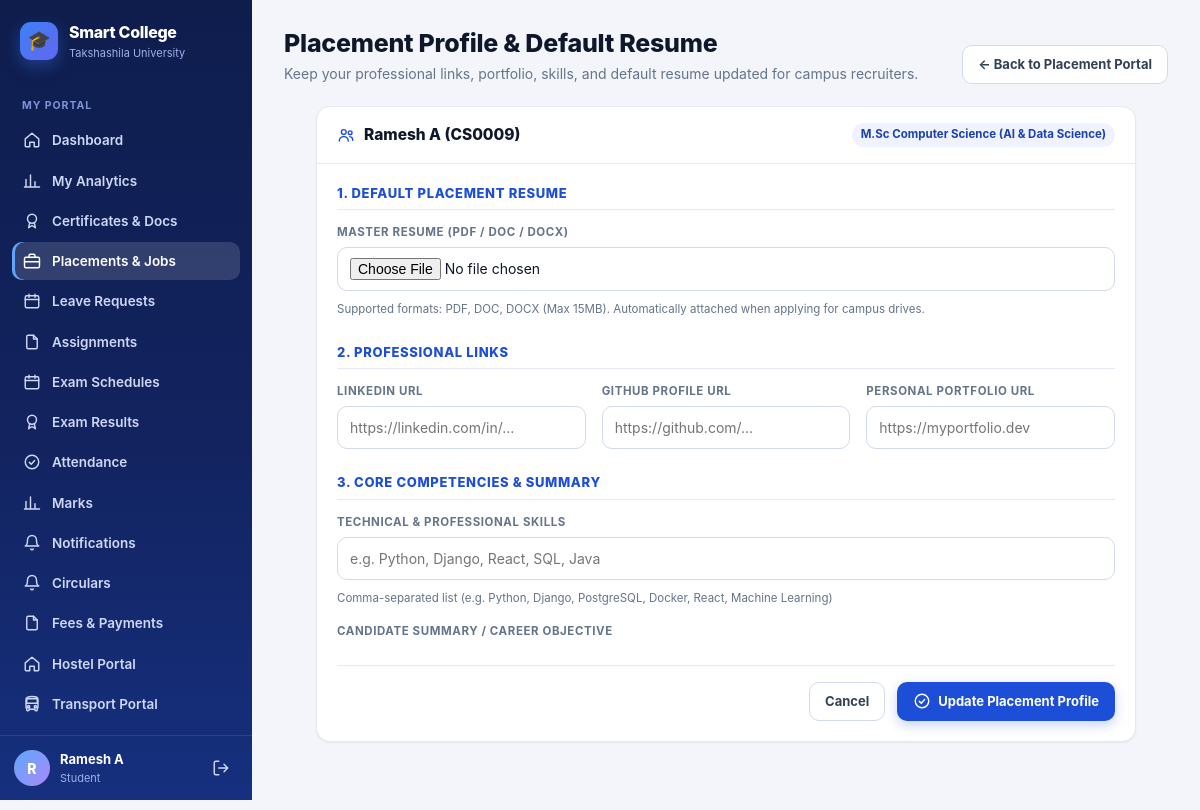
/placements/student/profile/ (signed in), run on the app's committed database.
### students/models.py (models this page shows, shortened)
class Student(models.Model):
    user = models.OneToOneField(
        User,
        on_delete=models.CASCADE,
        null=True,
        blank=True
    )
    name = models.CharField(max_length=100)
    roll_no = models.CharField(max_length=20, unique=True)
    sif_number = models.CharField(
        max_length=30,
        unique=True,
        null=True,
        blank=True,
        help_text="7-digit unique University SIF number (auto-generated if left blank)"
    )
    email = models.EmailField()
    department = models.ForeignKey(
        Department,
        on_delete=models.CASCADE
    )
    course = models.ForeignKey(
        Course,
        on_delete=models.SET_NULL,
        null=True,
        blank=True
    )
    year = models.IntegerField()
    is_approved = models.BooleanField(default=True)
    parent_name = models.CharField(max_length=100, blank=True)
    parent_phone = models.CharField(max_length=20, blank=True)
    phone = models.CharField(max_length=20, blank=True)
    admission_date = models.DateField(default=timezone.now)
    is_active = models.BooleanField(default=True)

class Course(models.Model):
    name = models.CharField(max_length=100)
    department = models.ForeignKey(
        Department,
        on_delete=models.CASCADE,
        related_name="courses"
    )

### placements/models.py (models this page shows, shortened)
class StudentPlacementProfile(models.Model):
    student = models.OneToOneField(
        "students.Student",
        on_delete=models.CASCADE,
        related_name="placement_profile",
    )
    default_resume = models.FileField(
        upload_to="placement_resumes/",
        blank=True,
        null=True,
        validators=[validate_resume_file],
    )
    linkedin_url = models.URLField(blank=True)
    github_url = models.URLField(blank=True)
    portfolio_url = models.URLField(blank=True)
    skills = models.CharField(max_length=300, blank=True, help_text="Comma-separated skills e.g. Python, SQL, React")
    bio = models.TextField(blank=True)
    cgpa_or_percentage = models.DecimalField(max_digits=5, decimal_places=2, null=True, blank=True)
    active_backlogs = models.PositiveIntegerField(default=0)
    created_at = models.DateTimeField(auto_now_add=True)
    updated_at = models.DateTimeField(auto_now=True)

### placements/views.py (the view)
# urls.py: path("student/profile/", views.student_profile_edit, name="student_placement_profile"),
@login_required(login_url="/accounts/login/")
def student_profile_edit(request):
    ctx_role = get_user_role(request.user)
    student = ctx_role["student"]
    if not student:
        return HttpResponseForbidden("Student access required.")
    profile, _ = StudentPlacementProfile.objects.get_or_create(student=student)
    if request.method == "POST":
        form = StudentPlacementProfileForm(request.POST, request.FILES, instance=profile)
        if form.is_valid():
            form.save()
            messages.success(request, "Placement profile and default resume updated successfully.")
            return redirect("student_placement_portal")
    else:
        form = StudentPlacementProfileForm(instance=profile)
    return render(request, "placements/profile_form.html", {"form": form, "student": student})

### accounts/context_processors.py (called while the page is built)
def _has_faculty(user):
    if not user or not user.is_authenticated:
        return False
    if Student.objects.filter(user=user).exists():
        return False
    return (
        Faculty.objects.filter(user=user).exists()
        or (bool(user.email) and Faculty.objects.filter(email=user.email).exists())
    )

### placements/views.py (called while the page is built)
def get_user_role(user):
    student = Student.objects.filter(user=user).select_related("course", "department").first()
    faculty = Faculty.objects.filter(user=user).first() or Faculty.objects.filter(email=user.email).first()
    is_admin = bool(user and (user.is_superuser or user.is_staff))
    if is_admin:
        role = "admin"
    elif student:
        role = "student"
    elif faculty:
        role = "faculty"
    else:
        role = "guest"
    return {
        "role": role,
        "student": student,
        "faculty": faculty,
        "is_officer": is_admin,
        "is_admin": is_admin,
    }

### placements/templates/placements/profile_form.html (shortened to what this page needs)
{% extends "base.html" %}
{% block page_title %}Placement Profile & Default Resume{% endblock %}
{% block page_sub %}Keep your professional links, portfolio, skills, and default resume updated for campus recruiters.{% endblock %}
{% block page_actions %}
    <a href="{% url 'student_placement_portal' %}" class="btn btn-ghost">
        ← Back to Placement Portal
    </a>
{% endblock %}
{% block content %}
<div style="max-width: 820px; margin: 0 auto;">
    <div class="card">
        <div class="card-head">
            <div class="card-title">
                <svg class="icon"><use href="#i-users"/></svg>
                <span>{{ student.name }} ({{ student.roll_no }})</span>
            </div>
            <span class="badge blue">{{ student.course.name }}</span>
        </div>
        <div class="card-body">
            <form method="post" enctype="multipart/form-data" novalidate>
                <div style="margin-bottom: 24px;">
                    <div style="font-size: 13px; font-weight: 800; color: var(--brand); letter-spacing: 0.05em; text-transform: uppercase; margin-bottom: 14px; border-bottom: 1px solid var(--line); padding-bottom: 6px;">
                        1. Default Placement Resume
                    </div>
                    <div class="field">
                        <label for="{{ form.default_resume.id_for_label }}">
                            Master Resume (PDF / DOC / DOCX)
                        </label>
                        {{ form.default_resume }}
                        <div class="muted" style="font-size: 11.5px; margin-top: 4px;">
                            Supported formats: PDF, DOC, DOCX (Max 15MB). Automatically attached when applying for campus drives.
                        </div>
                    </div>
                </div>
                <div style="margin-bottom: 24px;">
                    <div style="font-size: 13px; font-weight: 800; color: var(--brand); letter-spacing: 0.05em; text-transform: uppercase; margin-bottom: 14px; border-bottom: 1px solid var(--line); padding-bottom: 6px;">
                        2. Professional Links
                    </div>
                    <div class="grid grid-3" style="gap: 16px;">
                        <div class="field">
                            <label for="{{ form.linkedin_url.id_for_label }}">
                                LinkedIn URL
                            </label>
                            {{ form.linkedin_url }}
                        </div>
                        <div class="field">
                            <label for="{{ form.github_url.id_for_label }}">
                                GitHub Profile URL
                            </label>
                            {{ form.github_url }}
                        </div>
                        <div class="field">
                            <label for="{{ form.portfolio_url.id_for_label }}">
                                Personal Portfolio URL
                            </label>
                            {{ form.portfolio_url }}
                        </div>
                    </div>
                </div>
                <div style="margin-bottom: 24px;">
                    <div style="font-size: 13px; font-weight: 800; color: var(--brand); letter-spacing: 0.05em; text-transform: uppercase; margin-bottom: 14px; border-bottom: 1px solid var(--line); padding-bottom: 6px;">
                        3. Core Competencies & Summary
                    </div>
                    <div class="field" style="margin-bottom: 16px;">
                        <label for="{{ form.skills.id_for_label }}">
                            Technical & Professional Skills
                        </label>
                        {{ form.skills }}
                        <div class="muted" style="font-size: 11.5px; margin-top: 4px;">
                            Comma-separated list (e.g. Python, Django, PostgreSQL, Docker, React, Machine Learning)
                        </div>
                    </div>
                    <div class="field">
                        <label for="{{ form.summary.id_for_label }}">
                            Candidate Summary / Career Objective
                        </label>
                    </div>
                </div>
                <div style="display: flex; justify-content: flex-end; gap: 12px; margin-top: 24px; padding-top: 16px; border-top: 1px solid var(--line);">
                    <a href="{% url 'student_placement_portal' %}" class="btn btn-ghost">Cancel</a>
                    <button type="submit" class="btn btn-primary" id="btn-save-profile">
                        <svg class="icon"><use href="#i-check"/></svg>
                        <span>Update Placement Profile</span>
                    </button>
                </div>
            </form>
        </div>
    </div>
</div>
{% endblock %}

### templates/base.html (shortened to what this page needs)
{% load static %}<!DOCTYPE html>
<html lang="en">
<head>
    <link rel="stylesheet" href="{% static 'css/theme.css' %}">
</head>
<body>
<div class="app">
    <aside class="sidebar" id="sidebar">
        <a class="brand" href="{{ nav_home }}">
            <span class="brand-mark">🎓</span>
            <span>
                <div class="brand-name">Smart College</div>
                <div class="brand-sub">Takshashila University</div>
            </span>
        </a>
        <nav class="nav">
            {% for group in nav_groups %}
                {% if group.label %}<div class="nav-label">{{ group.label }}</div>{% endif %}
                {% for item in group.items %}
                    <a class="nav-link {% if item.active %}active{% endif %}" href="{{ item.url }}">
                        <svg class="icon"><use href="#i-{{ item.icon }}"/></svg>
                        <span>{{ item.label }}</span>
                    </a>
                {% endfor %}
            {% endfor %}
        </nav>
        <div class="sidebar-foot">
            <div class="avatar">{{ nav_initial }}</div>
            <div class="who">
                <div class="who-name">{{ nav_display }}</div>
                <div class="who-role">{{ nav_role_label }}</div>
            </div>
            <a class="logout" href="/accounts/logout/" title="Log out"><svg class="icon"><use href="#i-logout"/></svg></a>
        </div>
    </aside>
    <div class="main">
        <main class="page">
            <div class="page-head">
                <div>
                    <h1 class="page-title">{% block page_title %}{% endblock %}</h1>
                    <div class="page-sub">{% block page_sub %}{% endblock %}</div>
                </div>
                <div class="head-actions">{% block page_actions %}{% endblock %}</div>
            </div>
            {% block content %}{% endblock %}
        </main>
    </div>
</div>
</body>
</html>

### data on the page
Student: name "Ramesh A", roll_no "CS0009", course.name "M.Sc Computer Science (AI & Data Science)"

### other printed values
{{ group.label }} "MY PORTAL"
{{ item.label }} "Dashboard" "My Analytics" "Certificates & Docs" "Placements & Jobs" "Leave Requests" "Assignments" "Exam Schedules" "Exam Results" "Attendance" "Marks" "Notifications" "Circulars" "Fees & Payments" "Hostel Portal" "Transport Portal"
{{ nav_initial }} "R"
{{ nav_role_label }} "Student"
